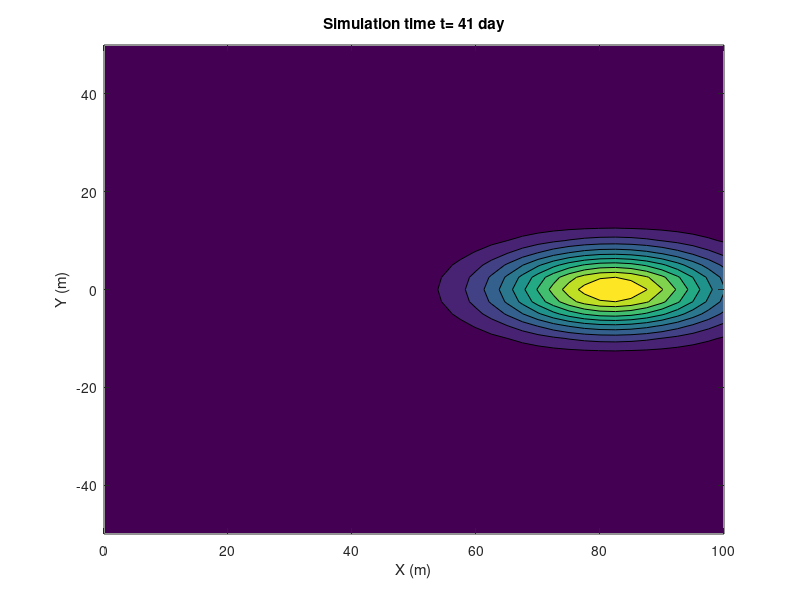

This chart was generated by the following MATLAB code:
function [conc,M] = G_puff (m,Dx,Dy,v,b)
%G_PUFF: Gaussian puff for solving advection-dispersion equations
% Synopsis: [c,M] = G_puff (m,Dx,Dy,v,b)
%
% Input: m  = mass [kg]
%        Dx = dispersion coeffient in X direction [m^2/day]
%        Dy = dispersion coeffient in Y direction [m^2/day]
%        v  = flow velocity [m/day]
%        b  = aquifier thickness [m]
%
% Output: conc = concentration of the containimant [kg/m^3]
%         M    = movie of concentration contours

if (nargin < 5),  b  = 1.0; end % m
if (nargin < 4),  v  = 0.5; end % m/day
if (nargin < 3),  Dx = 0.5; end % m^2/day
if (nargin < 2),  Dy = 0.1; end % m^2/day
if (nargin == 0), m  = 1.0; end % kg

% Start the loop of time. Vecterization is needed for the calculation.
% Do not use loop for the cells in the x-y space.
tmax = 100/v;

[X,Y,T] = meshgrid(0:2.5:100,-50:2.5:50,tmax/50:tmax/50:tmax);

% Initalize the concentration matrix.
conc = zeros(size(X,1),size(Y,2),size(tmax/50:tmax/50:tmax,3));
conc = (m/b) / (4*pi*sqrt(Dx*Dy)) .* exp(-(X-v.*T).^2./(4*Dx.*T) - Y.^2./(4*Dy.*T));

set(gca,'nextplot','replacechildren');

parfor it = 1:size(T,2);
    contourf(X(:,:,it),Y(:,:,it),conc(:,:,it));
    xlabel(gca,'X (m)');
    ylabel(gca,'Y (m)');
    time_title = ['Simulation time t= ',num2str(it),' day'];
    title(gca,time_title);
    set(gca,'Visible','on');
    M(it) = getframe(gca); 
end

end
s
